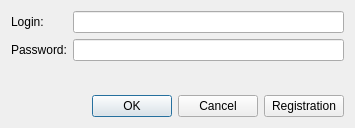
<?xml version="1.0" encoding="UTF-8"?>
<ui version="4.0">
 <class>LoginForm</class>
 <widget class="QWidget" name="LoginForm">
  <property name="geometry">
   <rect>
    <x>0</x>
    <y>0</y>
    <width>355</width>
    <height>128</height>
   </rect>
  </property>
  <property name="windowTitle">
   <string>Form</string>
  </property>
  <layout class="QVBoxLayout" name="verticalLayout">
   <item>
    <layout class="QFormLayout" name="formLayout">
     <item row="0" column="0">
      <widget class="QLabel" name="label">
       <property name="text">
        <string>Login:</string>
       </property>
      </widget>
     </item>
     <item row="1" column="0">
      <widget class="QLabel" name="label_2">
       <property name="text">
        <string>Password:</string>
       </property>
      </widget>
     </item>
     <item row="0" column="1">
      <widget class="QLineEdit" name="loginEdit"/>
     </item>
     <item row="1" column="1">
      <widget class="QLineEdit" name="passwordEdit">
       <property name="echoMode">
        <enum>QLineEdit::EchoMode::Password</enum>
       </property>
      </widget>
     </item>
    </layout>
   </item>
   <item>
    <spacer name="verticalSpacer">
     <property name="orientation">
      <enum>Qt::Orientation::Vertical</enum>
     </property>
     <property name="sizeHint" stdset="0">
      <size>
       <width>20</width>
       <height>40</height>
      </size>
     </property>
    </spacer>
   </item>
   <item>
    <layout class="QHBoxLayout" name="horizontalLayout">
     <item>
      <widget class="QDialogButtonBox" name="buttonBox">
       <property name="standardButtons">
        <set>QDialogButtonBox::StandardButton::Cancel|QDialogButtonBox::StandardButton::Ok</set>
       </property>
      </widget>
     </item>
     <item>
      <widget class="QPushButton" name="registrationPushButton">
       <property name="text">
        <string>Registration</string>
       </property>
      </widget>
     </item>
    </layout>
   </item>
  </layout>
 </widget>
 <resources/>
 <connections/>
</ui>
